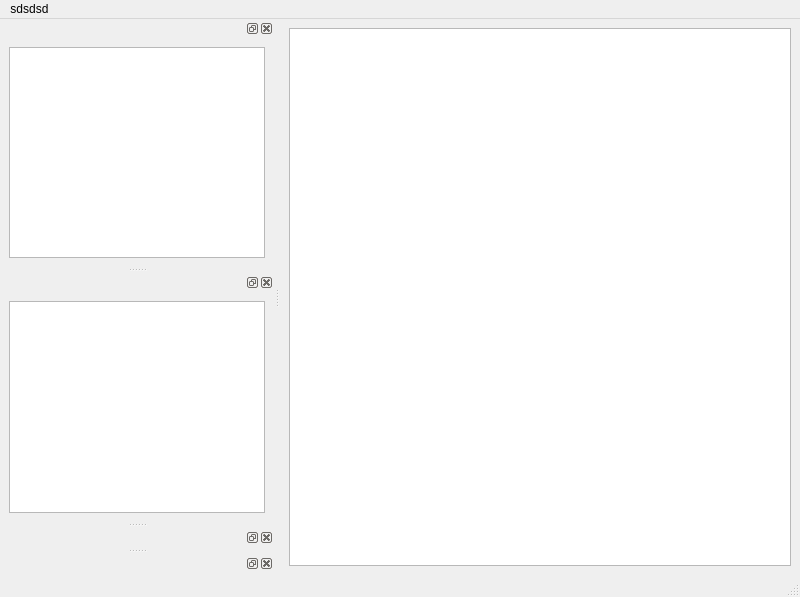
<?xml version="1.0" encoding="UTF-8"?>
<ui version="4.0">
 <class>MainWindow</class>
 <widget class="QMainWindow" name="MainWindow">
  <property name="windowModality">
   <enum>Qt::ApplicationModal</enum>
  </property>
  <property name="enabled">
   <bool>true</bool>
  </property>
  <property name="geometry">
   <rect>
    <x>0</x>
    <y>0</y>
    <width>800</width>
    <height>597</height>
   </rect>
  </property>
  <property name="sizePolicy">
   <sizepolicy hsizetype="Expanding" vsizetype="Expanding">
    <horstretch>0</horstretch>
    <verstretch>0</verstretch>
   </sizepolicy>
  </property>
  <property name="windowTitle">
   <string>MainWindow</string>
  </property>
  <property name="windowOpacity">
   <double>2.000000000000000</double>
  </property>
  <property name="layoutDirection">
   <enum>Qt::LeftToRight</enum>
  </property>
  <property name="autoFillBackground">
   <bool>true</bool>
  </property>
  <property name="toolButtonStyle">
   <enum>Qt::ToolButtonIconOnly</enum>
  </property>
  <property name="animated">
   <bool>true</bool>
  </property>
  <widget class="QWidget" name="centralwidget">
   <property name="sizePolicy">
    <sizepolicy hsizetype="Expanding" vsizetype="Expanding">
     <horstretch>0</horstretch>
     <verstretch>0</verstretch>
    </sizepolicy>
   </property>
   <property name="maximumSize">
    <size>
     <width>16777215</width>
     <height>16777215</height>
    </size>
   </property>
   <layout class="QGridLayout" name="gridLayout">
    <item row="0" column="1">
     <widget class="QTextEdit" name="textEdit"/>
    </item>
   </layout>
  </widget>
  <widget class="QMenuBar" name="menubar">
   <property name="geometry">
    <rect>
     <x>0</x>
     <y>0</y>
     <width>800</width>
     <height>23</height>
    </rect>
   </property>
   <widget class="QMenu" name="menuSdsdsd">
    <property name="title">
     <string>sdsdsd</string>
    </property>
    <addaction name="action"/>
    <addaction name="action_2"/>
    <addaction name="action_3"/>
    <addaction name="action_4"/>
    <addaction name="action_5"/>
    <addaction name="action_6"/>
    <addaction name="action_7"/>
    <addaction name="action_8"/>
   </widget>
   <addaction name="menuSdsdsd"/>
  </widget>
  <widget class="QStatusBar" name="statusbar"/>
  <widget class="QDockWidget" name="dockWidget_3">
   <property name="sizePolicy">
    <sizepolicy hsizetype="Expanding" vsizetype="Expanding">
     <horstretch>0</horstretch>
     <verstretch>0</verstretch>
    </sizepolicy>
   </property>
   <attribute name="dockWidgetArea">
    <number>1</number>
   </attribute>
   <widget class="QWidget" name="dockWidgetContents_3">
    <layout class="QGridLayout" name="gridLayout_3">
     <item row="0" column="0">
      <widget class="QTextEdit" name="textEdit_3"/>
     </item>
    </layout>
   </widget>
  </widget>
  <widget class="QDockWidget" name="dockWidget">
   <property name="sizePolicy">
    <sizepolicy hsizetype="Preferred" vsizetype="Preferred">
     <horstretch>0</horstretch>
     <verstretch>0</verstretch>
    </sizepolicy>
   </property>
   <property name="floating">
    <bool>false</bool>
   </property>
   <attribute name="dockWidgetArea">
    <number>1</number>
   </attribute>
   <widget class="QWidget" name="dockWidgetContents">
    <layout class="QGridLayout" name="gridLayout_2">
     <item row="0" column="0">
      <widget class="QTextEdit" name="textEdit_2"/>
     </item>
    </layout>
   </widget>
  </widget>
  <widget class="QDockWidget" name="dockWidget_4">
   <attribute name="dockWidgetArea">
    <number>1</number>
   </attribute>
   <widget class="QWidget" name="dockWidgetContents_4"/>
  </widget>
  <widget class="QDockWidget" name="dockWidget_2">
   <attribute name="dockWidgetArea">
    <number>1</number>
   </attribute>
   <widget class="QWidget" name="dockWidgetContents_2"/>
  </widget>
  <action name="action">
   <property name="text">
    <string>'</string>
   </property>
  </action>
  <action name="action_2">
   <property name="text">
    <string>'</string>
   </property>
  </action>
  <action name="action_3">
   <property name="text">
    <string>'</string>
   </property>
  </action>
  <action name="action_4">
   <property name="text">
    <string>'</string>
   </property>
  </action>
  <action name="action_5">
   <property name="text">
    <string>;'</string>
   </property>
  </action>
  <action name="action_6">
   <property name="text">
    <string>;'</string>
   </property>
  </action>
  <action name="action_7">
   <property name="text">
    <string>;'</string>
   </property>
  </action>
  <action name="action_8">
   <property name="text">
    <string>'</string>
   </property>
  </action>
 </widget>
 <resources/>
 <connections>
  <connection>
   <sender>textEdit_3</sender>
   <signal>textChanged()</signal>
   <receiver>MainWindow</receiver>
   <slot>slot1()</slot>
   <hints>
    <hint type="sourcelabel">
     <x>134</x>
     <y>181</y>
    </hint>
    <hint type="destinationlabel">
     <x>187</x>
     <y>209</y>
    </hint>
   </hints>
  </connection>
  <connection>
   <sender>MainWindow</sender>
   <signal>signal1()</signal>
   <receiver>textEdit_3</receiver>
   <slot>paste()</slot>
   <hints>
    <hint type="sourcelabel">
     <x>186</x>
     <y>291</y>
    </hint>
    <hint type="destinationlabel">
     <x>147</x>
     <y>281</y>
    </hint>
   </hints>
  </connection>
 </connections>
 <slots>
  <signal>signal1()</signal>
  <signal>signal2()</signal>
  <signal>signal3()</signal>
  <signal>signal4()</signal>
  <signal>signal5()</signal>
  <slot>slot1()</slot>
  <slot>slot2()</slot>
  <slot>slot3()</slot>
  <slot>slot4()</slot>
  <slot>slot5()</slot>
  <slot>slot6()</slot>
 </slots>
</ui>
